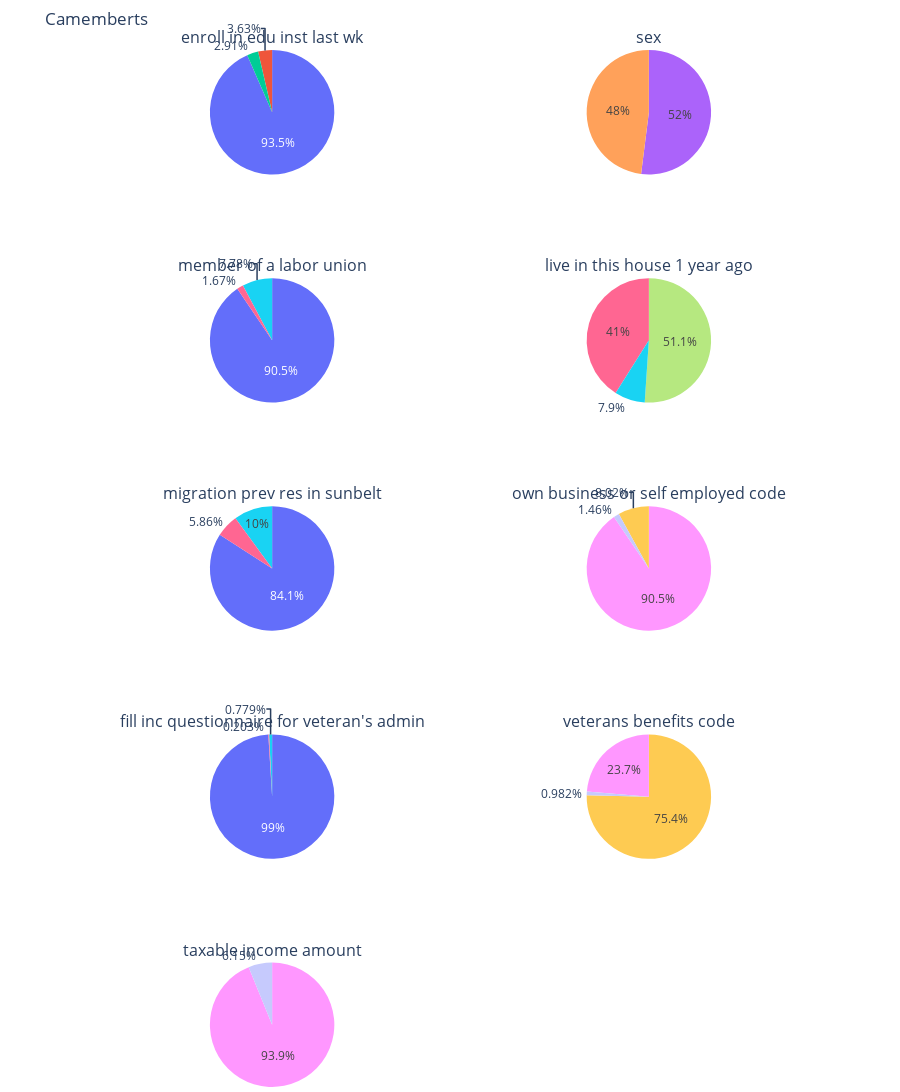

The cell this chart's notebook holds for it:
### Code cell
trace_diagramme(df, columns=cols_for_pie, type_diagramme="camembert")

### Figure 1 — Plotly figure (JSON) as saved in the notebook; plotly's stock layout.template omitted (floating-point values rounded to 4 significant figures)
{"data": [{"domain": {"x": [0, 0.45], "y": [0.88, 1]}, "hovertemplate": "index=%{label}<br>value=%{value}<extra></extra>", "labels": ["Not in universe", "High school", "College or university"], "legendgroup": "", "name": "", "showlegend": true, "type": "pie", "values": [11521, 448, 359]}, {"domain": {"x": [0.55, 1], "y": [0.88, 1]}, "hovertemplate": "index=%{label}<br>value=%{value}<extra></extra>", "labels": ["Female", "Male"], "legendgroup": "", "name": "", "showlegend": true, "type": "pie", "values": [6410, 5918]}, {"domain": {"x": [0, 0.45], "y": [0.66, 0.78]}, "hovertemplate": "index=%{label}<br>value=%{value}<extra></extra>", "labels": ["Not in universe", "No", "Yes"], "legendgroup": "", "name": "", "showlegend": true, "type": "pie", "values": [11163, 959, 206]}, {"domain": {"x": [0.55, 1], "y": [0.66, 0.78]}, "hovertemplate": "index=%{label}<br>value=%{value}<extra></extra>", "labels": ["Not in universe under 1 year old", "Yes", "No"], "legendgroup": "", "name": "", "showlegend": true, "type": "pie", "values": [6295, 5059, 974]}, {"domain": {"x": [0, 0.45], "y": [0.44, 0.56]}, "hovertemplate": "index=%{label}<br>value=%{value}<extra></extra>", "labels": ["Not in universe", "No", "Yes"], "legendgroup": "", "name": "", "showlegend": true, "type": "pie", "values": [5148, 615, 359]}, {"domain": {"x": [0.55, 1], "y": [0.44, 0.56]}, "hovertemplate": "index=%{label}<br>value=%{value}<extra></extra>", "labels": [0, 2, 1], "legendgroup": "", "name": "", "showlegend": true, "type": "pie", "values": [11159, 989, 180]}, {"domain": {"x": [0, 0.45], "y": [0.22, 0.34]}, "hovertemplate": "index=%{label}<br>value=%{value}<extra></extra>", "labels": ["Not in universe", "No", "Yes"], "legendgroup": "", "name": "", "showlegend": true, "type": "pie", "values": [12207, 96, 25]}, {"domain": {"x": [0.55, 1], "y": [0.22, 0.34]}, "hovertemplate": "index=%{label}<br>value=%{value}<extra></extra>", "labels": [2, 0, 1], "legendgroup": "", "name": "", "showlegend": true, "type": "pie", "values": [9291, 2916, 121]}, {"domain": {"x": [0, 0.45], "y": [0, 0.12]}, "hovertemplate": "index=%{label}<br>value=%{value}<extra></extra>", "labels": [0, 1], "legendgroup": "", "name": "", "showlegend": true, "type": "pie", "values": [11570, 758]}], "layout": {"annotations": [{"font": {"size": 16}, "showarrow": false, "text": "enroll in edu inst last wk", "x": 0.225, "xanchor": "center", "xref": "paper", "y": 1, "yanchor": "bottom", "yref": "paper"}, {"font": {"size": 16}, "showarrow": false, "text": "sex", "x": 0.775, "xanchor": "center", "xref": "paper", "y": 1, "yanchor": "bottom", "yref": "paper"}, {"font": {"size": 16}, "showarrow": false, "text": "member of a labor union", "x": 0.225, "xanchor": "center", "xref": "paper", "y": 0.78, "yanchor": "bottom", "yref": "paper"}, {"font": {"size": 16}, "showarrow": false, "text": "live in this house 1 year ago", "x": 0.775, "xanchor": "center", "xref": "paper", "y": 0.78, "yanchor": "bottom", "yref": "paper"}, {"font": {"size": 16}, "showarrow": false, "text": "migration prev res in sunbelt", "x": 0.225, "xanchor": "center", "xref": "paper", "y": 0.56, "yanchor": "bottom", "yref": "paper"}, {"font": {"size": 16}, "showarrow": false, "text": "own business or self employed code", "x": 0.775, "xanchor": "center", "xref": "paper", "y": 0.56, "yanchor": "bottom", "yref": "paper"}, {"font": {"size": 16}, "showarrow": false, "text": "fill inc questionnaire for veteran's admin", "x": 0.225, "xanchor": "center", "xref": "paper", "y": 0.34, "yanchor": "bottom", "yref": "paper"}, {"font": {"size": 16}, "showarrow": false, "text": "veterans benefits code", "x": 0.775, "xanchor": "center", "xref": "paper", "y": 0.34, "yanchor": "bottom", "yref": "paper"}, {"font": {"size": 16}, "showarrow": false, "text": "taxable income amount", "x": 0.225, "xanchor": "center", "xref": "paper", "y": 0.12, "yanchor": "bottom", "yref": "paper"}], "height": 1500, "margin": {"b": 0, "l": 0, "r": 0, "t": 50}, "showlegend": false, "title": {"text": "Camemberts"}}}
